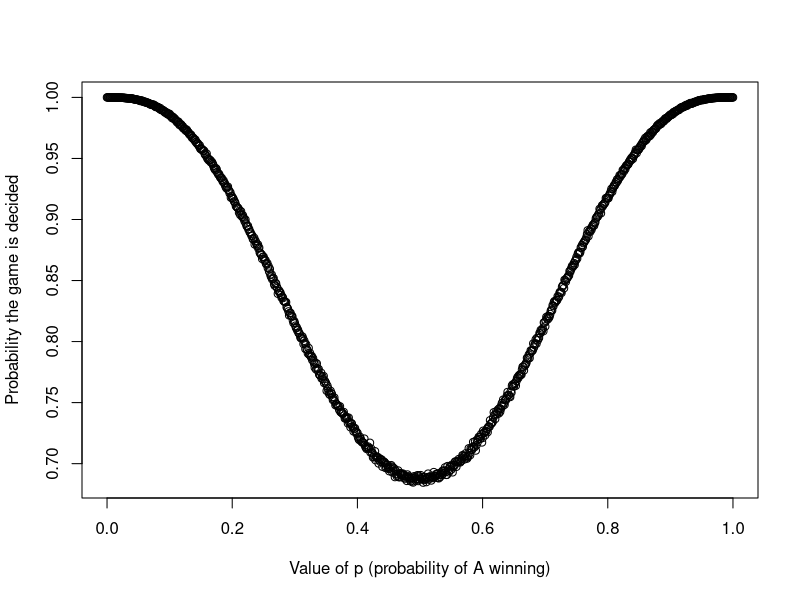

Here is the R script that generated this plot:
## ---- chunk 1
knitr::opts_chunk$set(echo = TRUE)
## ---- chunk 2
#Probability of A winning = p
total_prob = c()
for(p in seq(0, 1, by = 0.001)){
  #Probability that A will win more than 3 games
  prob_a = mean(rbinom(100000,6,p)>3)
  #Probability that B will win more than 3 games
  prob_b = mean(rbinom(100000,6,(1-p))>3)
  #Probability that the game will be decided before the 7th game
  total_prob = c(total_prob,prob_a+prob_b)
}
#print(total_prob)
plot(seq(0,1,by=0.001),total_prob, xlab = "Value of p (probability of A winning)", ylab = "Probability the game is decided")
## ---- chunk 3
rev = c()
for (i in 41:50){
  #probability that the number of customers showing up will be > 40
  prob = (mean(rbinom(100000,i,0.9)>40))
  if (i*prob > 40){
    #If more than 40 customers show up
    revenue = i*10 - (ceiling(i*prob)-40)*25
  }
  else{
    #if less than 40 customers show up
    revenue = i*10
  }
  rev = c(rev,revenue)
}

cat("Number of tickets he should sell to maximize revenue = ", (match(max(rev),rev))+40)
## ---- chunk 4
#no. of simulations
N=1000

#Door label list - you can even use: doors = c('A','B','C')
doors = c(1:33)
no_revealed = 5
stay = rep(NA,N)
swit = rep(NA,N)

for (i in 1:N){
  
  #Generate Random Variables
  car = doors[ceiling(runif(1)*length(doors))]
  pick = doors[ceiling(runif(1)*length(doors))]
  #Run the Simulation - that is, play the game
  hostChoices  = setdiff(doors,union(pick,car))
  
  #Host has to reveal multiple doors (stored in no_revealed)
  host = c()
  for (j in 1:no_revealed){
    host = c(host,hostChoices[ceiling(runif(1)*length(hostChoices))])
  }
  #host = hostChoices[ceiling(runif(1)*length(hostChoices))]
  switchedDoor = setdiff(doors,union(pick,host))
  switchedDoor = switchedDoor[ceiling(runif(1)*length(switchedDoor))]
  #remember output - that is, win or not for each strategy
  stay[i] = (pick==car) 
  swit[i] = (switchedDoor==car)
  
}

#summarize output
print(paste("Prob. of winning if we do not switch doors:", mean(stay)))
print(paste("Prob. of winning if we switch doors       :", mean(swit)))

## ---- chunk 5
#Number of simulations
N = 10000
#Vector to store how much money person i gets
lucky_money = rep(NA, 10)
probs = rep(0,10)
for (i in 1:N){
  total_amount = 100
  # calculating the allocation per person
  for (j in 1:10){
    lucky_money[j]=runif(1)*total_amount
    total_amount = total_amount - lucky_money[j]
  }
  #Finding which person got max allocation
  max_i = (match(max(lucky_money),lucky_money))
  #increasing count of the person who got max by 1
  probs[max_i] = probs[max_i]+1
}
#Dividing the probs vector by number of simulations to get probability
probs = probs/N
print (probs)
